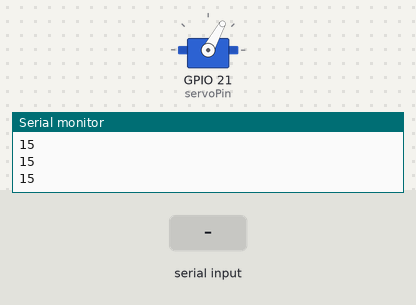
The sketch below on a simulated ESP32. Shown: servo, the last lines printed to the serial monitor. The inputs (shaded band) are chosen by the test bench. Servo pulses on a pin are drawn as a servo (544–2400 µs = 0–180°).

Above: at 1.2 s.
1.3 s: "30,150\n" received over Serial
At 2.3 s:
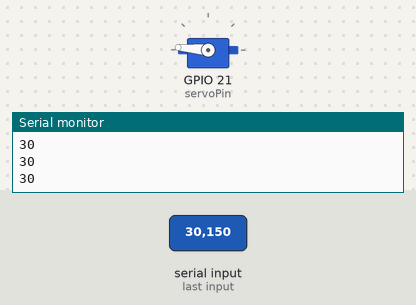
Timing chart, 0 to 4.3 s (numbered marks = the images above; inputs shaded):
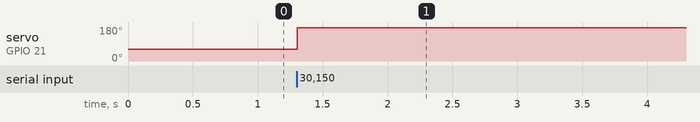

Measured:
- after the input at 1.3 s, servo on GPIO 21 (servoPin): 61° → 175° at once

The sketch:

servo_test.ino
```cpp
#include <ESP32Servo.h>

int servoPin = 21;
//Servo myServo;
//int angle = 0;

int freq = 50;      //servos operate @ 50Hz so we ned to set the freq to that value
int channel = 0;    //which channel do we want to use
int resolution = 8; //set out resolution for a resonable value
int angle = 15; //this is about the halfway point (90deg)

void setup() {
  Serial.begin(115200);
  pinMode(servoPin, OUTPUT);
//  myServo.attach(servoPin);
//  myServo.write(0);
  ledcSetup(channel, freq, resolution);
  ledcAttachPin(servoPin, channel);
  ledcWrite(channel, angle);
}

void loop() {
  char data_string[100];
  int counter = 0;
  while(Serial.available()) {
    int inChar = Serial.read();
//    Serial.println((char)inChar);
    data_string[counter] = inChar;
    counter++;

    if(inChar == '\n') {
      sscanf(data_string, "%d", &angle);
    }
  }
  Serial.println(angle);
//  myServo.write(angle);
  ledcWrite(channel, angle);

  delay(50);

//  myServo.write(angle);
//  ledcWrite(channel, angle);
//  delay(50);
}
```
